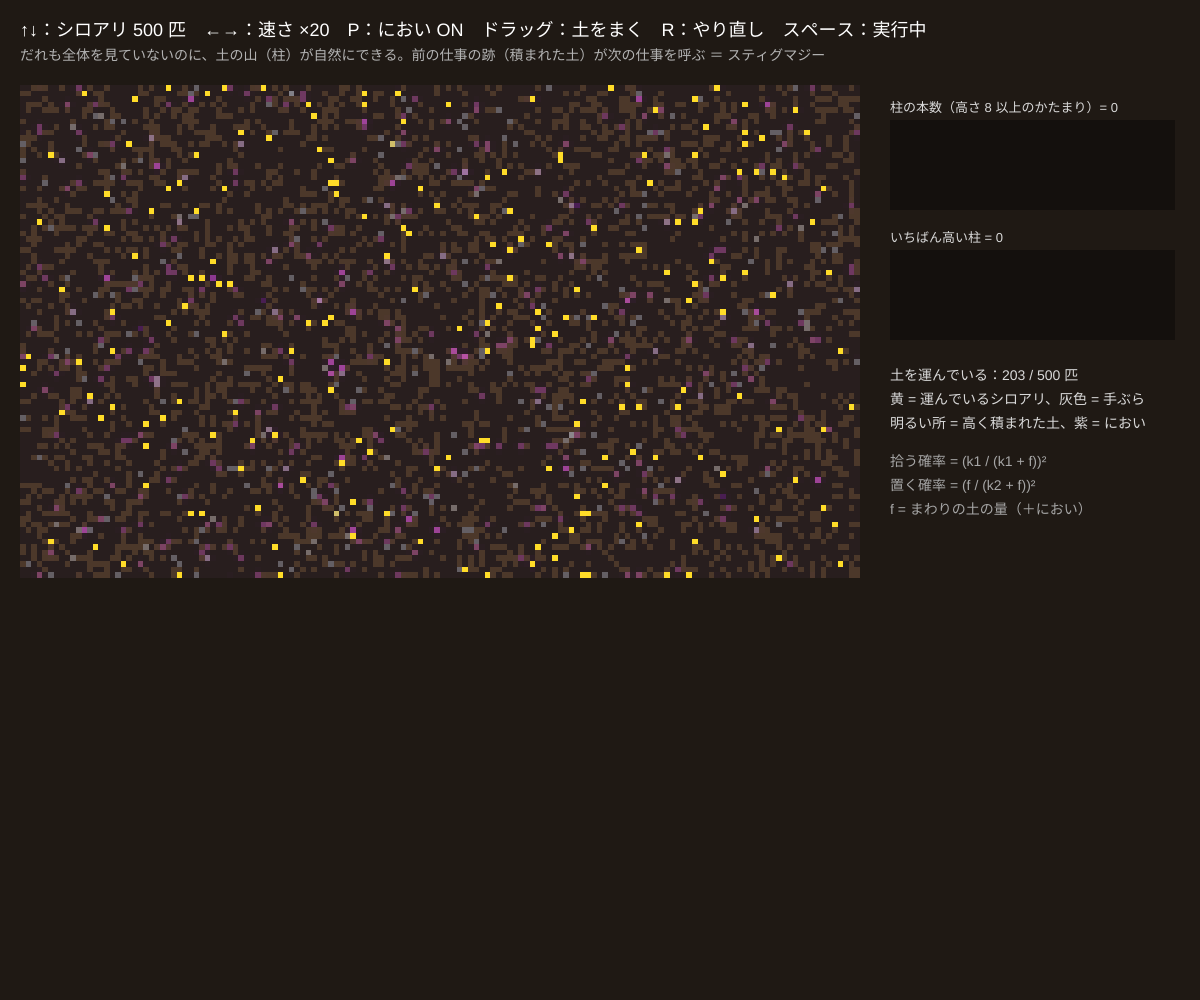
Frame 1 (no input)
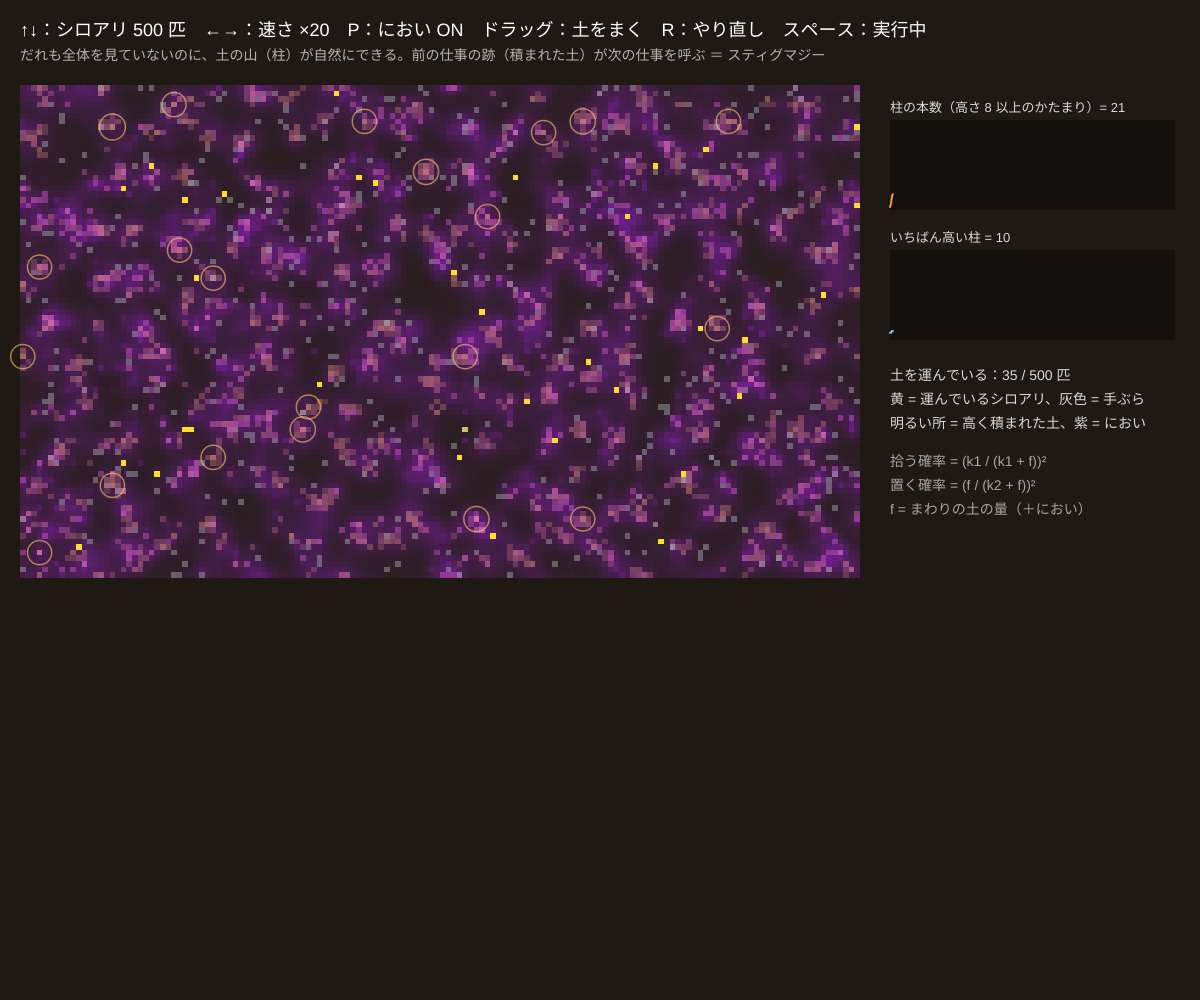
Frame 60 (no input)
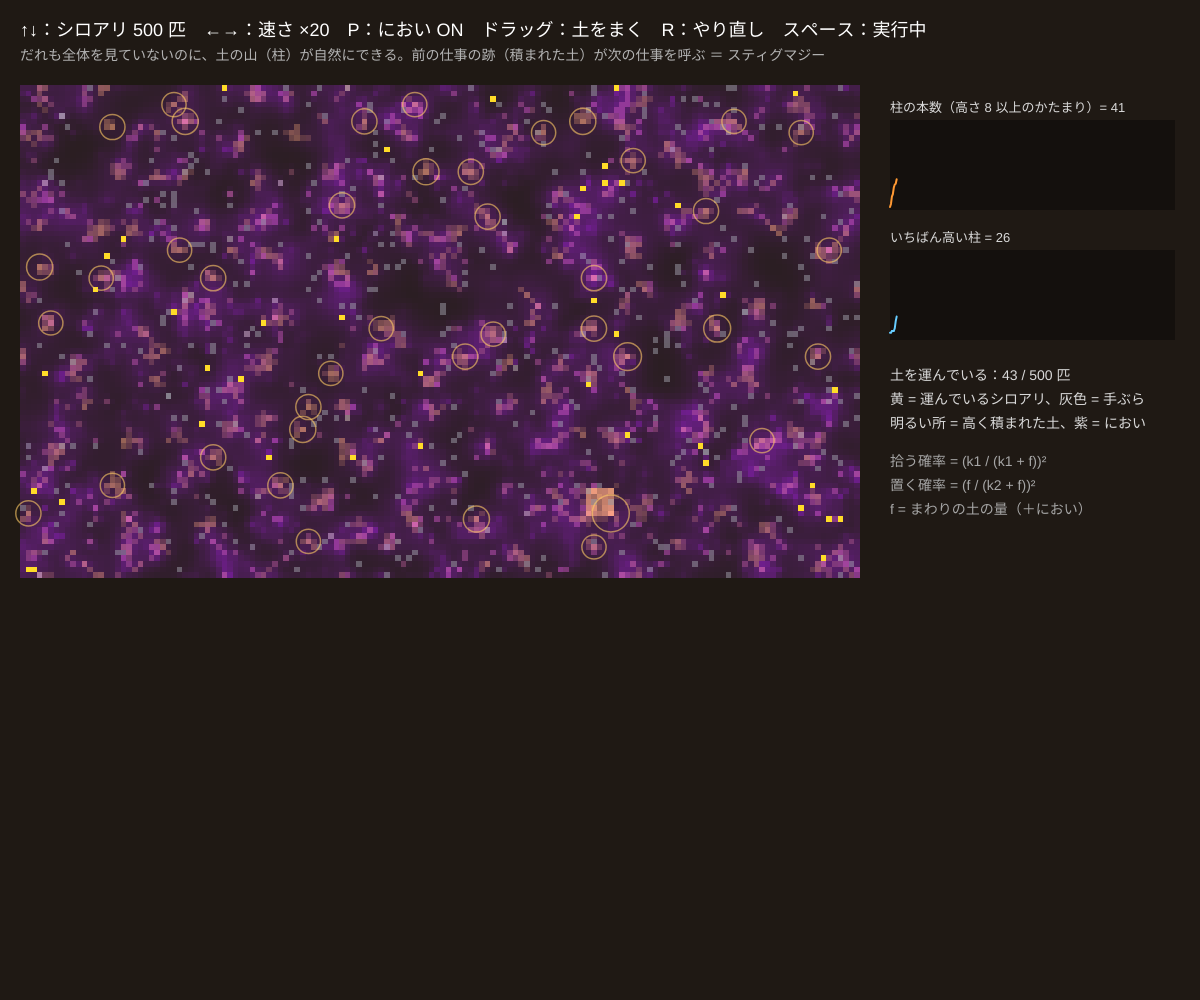
Frame 120 (the mouse pressed at the canvas centre since frame 60)

The p5.js sketch that drew these frames (run headless with seeded random() and noise() and a simulated clock; from frame 60 on, the mouse is pressed at the canvas centre):

// p5.js sketch
// ── sketch.js
// ============================================
// 08 シロアリの柱づくり ─ スティグマジー（環境を介した協調）
// シロアリは設計図を持たない。ランダムに歩き、「土の少ない所では拾い、土の多い所に置く」だけ
// 置いた土からはにおい（セメントフェロモン）が広がり、土を運ぶシロアリはにおいの濃い方へ歩く → 小山が育って柱になり、柱どうしは適度に離れる
// ↑↓ = シロアリの数 / ←→ = 速さ / P = におい ON/OFF / ドラッグ = 土をまく / R = やり直し / スペース = 一時停止
// ============================================

let GW = 150, GH = 88;           // ★ 格子の大きさ（マスの数）
let nTermites = 500;
let k1 = 0.4, k2 = 0.3;          // ★ 拾う・置くの感度（Deneubourg の式の定数）
let chem = 6;                    // ★ においへの引かれやすさ
let evap = 0.02, diffuse = 0.2;  // ★ においの蒸発と広がり
let soilRatio = 0.3;             // ★ 最初に土があるマスの割合
let pillarH = 8;                 // ★ この高さ以上を「柱」と数える
let stepsPerFrame = 20;
let usePher = true, paused = false;
let hgt, pher, tmp, termites = [];
let buf, pillarHist = [], maxHHist = [], pillarCount = 0, maxH = 0, peaks = [];
const DIRS = [[1, 0], [1, 1], [0, 1], [-1, 1], [-1, 0], [-1, -1], [0, -1], [1, -1]];

function setup() {
  createCanvas(windowWidth, windowHeight);
  colorMode(HSB, 360, 100, 100, 100);
  buf = createGraphics(GW, GH); buf.pixelDensity(1);
  resetWorld();
}

function resetWorld() {
  hgt = new Uint16Array(GW * GH); pher = new Float32Array(GW * GH); tmp = new Float32Array(GW * GH);
  for (let i = 0; i < GW * GH; i++) if (Math.random() < soilRatio) hgt[i] = 1;
  termites = [];
  for (let i = 0; i < nTermites; i++) termites.push({ x: Math.floor(Math.random() * GW), y: Math.floor(Math.random() * GH), d: Math.floor(Math.random() * 8), carry: false });
  pillarHist = []; maxHHist = [];
}
function idx(x, y) { return ((y + GH) % GH) * GW + ((x + GW) % GW); }
// まわり 3×3 の土の平均の高さ
function localSoil(x, y) { let s = 0; for (let dy = -1; dy <= 1; dy++) for (let dx = -1; dx <= 1; dx++) s += hgt[idx(x + dx, y + dy)]; return s / 9; }

// ★ シロアリ 1 匹の 1 歩
function termiteStep(t) {
  // 歩く：だいたいまっすぐ。土を運んでいるときは、においの濃い方を選びやすい
  let ws = [], total = 0;
  for (let k = 0; k < 8; k++) {
    let turn = Math.min((k - t.d + 8) % 8, (t.d - k + 8) % 8);
    let w = [8, 4, 1, 0.3, 0.1][turn];
    if (t.carry && usePher) w *= 1 + chem * pher[idx(t.x + DIRS[k][0], t.y + DIRS[k][1])];
    ws.push(w); total += w;
  }
  let r = Math.random() * total, k = 0;
  while (k < 7 && r > ws[k]) { r -= ws[k]; k++; }
  t.d = k; t.x = (t.x + DIRS[k][0] + GW) % GW; t.y = (t.y + DIRS[k][1] + GH) % GH;
  // 拾う・置く：f = まわりの土の量
  let i = idx(t.x, t.y), f = localSoil(t.x, t.y);
  if (!t.carry && hgt[i] > 0) {
    let pPick = Math.pow(k1 / (k1 + f), 2);               // 土が少ない所ほど拾いやすい
    if (Math.random() < pPick) { hgt[i]--; t.carry = true; }
  } else if (t.carry) {
    let g = f + (usePher ? pher[i] : 0);
    let pDrop = Math.pow(g / (k2 + g), 2);                 // 土（とにおい）が多い所ほど置きやすい
    if (Math.random() < pDrop * 0.5) { hgt[i] = Math.min(hgt[i] + 1, 60000); t.carry = false; pher[i] += 1; }
  }
}

// においを広げて、少しずつ消す
function updatePheromone() {
  for (let y = 0; y < GH; y++) for (let x = 0; x < GW; x++) {
    let i = y * GW + x;
    let avg = (pher[idx(x + 1, y)] + pher[idx(x - 1, y)] + pher[idx(x, y + 1)] + pher[idx(x, y - 1)]) / 4;
    tmp[i] = Math.min((pher[i] + diffuse * (avg - pher[i])) * (1 - evap), 50);
  }
  let s = pher; pher = tmp; tmp = s;
}

// 柱を数える：高さ pillarH 以上のマスのかたまりの数（つながったもの = 1 本）
function countPillars() {
  let seen = new Uint8Array(GW * GH), n = 0; maxH = 0; peaks = [];
  for (let i = 0; i < GW * GH; i++) {
    maxH = Math.max(maxH, hgt[i]);
    if (seen[i] || hgt[i] < pillarH) continue;
    n++;
    let stack = [i], top = i;
    seen[i] = 1;
    while (stack.length) {
      let c = stack.pop(), cx = c % GW, cy = Math.floor(c / GW);
      if (hgt[c] > hgt[top]) top = c;
      for (let [dx, dy] of DIRS) { let j = idx(cx + dx, cy + dy); if (!seen[j] && hgt[j] >= pillarH) { seen[j] = 1; stack.push(j); } }
    }
    peaks.push({ x: top % GW, y: Math.floor(top / GW), h: hgt[top] });   // 柱のてっぺん
  }
  return n;
}

function draw() {
  background(30, 35, 12);
  if (!paused) {
    for (let s = 0; s < stepsPerFrame; s++) for (let t of termites) termiteStep(t);
    if (usePher) updatePheromone();
  }
  if (mouseIsPressed) {
    let g = toGrid(mouseX, mouseY);
    if (g) for (let k = 0; k < 6; k++) hgt[idx(g.x + Math.floor(Math.random() * 5) - 2, g.y + Math.floor(Math.random() * 5) - 2)]++;
  }
  if (frameCount % 15 === 0) {
    pillarCount = countPillars();
    pillarHist.push(pillarCount); maxHHist.push(maxH);
    if (pillarHist.length > 300) { pillarHist.shift(); maxHHist.shift(); }
  }
  // ---- 土の高さ（明るさ）とにおい（紫）を画像にする
  buf.loadPixels();
  for (let i = 0; i < GW * GH; i++) {
    let h = Math.min(Math.sqrt(hgt[i] / 25), 1), p = Math.min(pher[i] * 0.6, 1);   // 高いほど明るい（√ で低い山も見える）
    buf.pixels[i * 4] = 40 + 180 * h + 70 * p; buf.pixels[i * 4 + 1] = 30 + 130 * h; buf.pixels[i * 4 + 2] = 30 + 60 * h + 110 * p; buf.pixels[i * 4 + 3] = 255;
  }
  for (let t of termites) {                                // シロアリ：運び中 = 黄、手ぶら = うすい灰色
    let i = (t.y * GW + t.x) * 4;
    if (t.carry) { buf.pixels[i] = 255; buf.pixels[i + 1] = 220; buf.pixels[i + 2] = 40; }
    else { buf.pixels[i] = (buf.pixels[i] + 160) / 2; buf.pixels[i + 1] = (buf.pixels[i + 1] + 160) / 2; buf.pixels[i + 2] = (buf.pixels[i + 2] + 170) / 2; }
  }
  buf.updatePixels();
  let a = area();
  noSmooth(); image(buf, a.x, a.y, a.w, a.h); smooth();
  noFill(); stroke(40, 60, 100, 60); strokeWeight(1.5);                  // 柱に輪（大きさ = 高さ）
  let kk = a.w / GW;
  for (let p of peaks) circle(a.x + (p.x + 0.5) * kk, a.y + (p.y + 0.5) * kk, kk * (1.5 + Math.sqrt(p.h)));

  // ---- 右：数字とグラフ
  let gx = a.x + a.w + 30, gw = width - gx - 25;
  drawPlot(pillarHist, gx, 120, gw, 90, 0, 120, color(30, 80, 100), '柱の本数（高さ ' + pillarH + ' 以上のかたまり）= ' + pillarCount);
  drawPlot(maxHHist, gx, 250, gw, 90, 0, 100, color(200, 60, 100), 'いちばん高い柱 = ' + maxH);
  let carrying = termites.filter((t) => t.carry).length;
  noStroke(); fill(0, 0, 85); textSize(14);
  text('土を運んでいる：' + carrying + ' / ' + termites.length + ' 匹', gx, 380);
  text('黄 = 運んでいるシロアリ、灰色 = 手ぶら', gx, 404);
  text('明るい所 = 高く積まれた土、紫 = におい', gx, 428);
  fill(0, 0, 65);
  text('拾う確率 = (k1 / (k1 + f))²', gx, 466);
  text('置く確率 = (f / (k2 + f))²', gx, 490);
  text('f = まわりの土の量（＋におい）', gx, 514);

  fill(0, 0, 100); textSize(18);
  text('↑↓：シロアリ ' + nTermites + ' 匹　←→：速さ ×' + stepsPerFrame + '　P：におい ' + (usePher ? 'ON' : 'OFF') + '　ドラッグ：土をまく　R：やり直し　スペース：' + (paused ? '停止中' : '実行中'), 20, 36);
  fill(0, 0, 70); textSize(14);
  text('だれも全体を見ていないのに、土の山（柱）が自然にできる。前の仕事の跡（積まれた土）が次の仕事を呼ぶ ＝ スティグマジー', 20, 60);
}

function keyPressed() {
  if (key === UP_ARROW) { nTermites = Math.min(nTermites + 100, 1500); resetWorld(); }
  if (key === DOWN_ARROW) { nTermites = Math.max(nTermites - 100, 100); resetWorld(); }
  if (key === RIGHT_ARROW) stepsPerFrame = Math.min(stepsPerFrame + 5, 60);
  if (key === LEFT_ARROW) stepsPerFrame = Math.max(stepsPerFrame - 5, 1);
  if (key === 'p' || key === 'P') usePher = !usePher;
  if (key === 'r' || key === 'R') resetWorld();
  if (key === ' ') paused = !paused;
}

// ---------- やってみよう ----------
// 1. P でにおいを OFF にすると？ 小山はできるが、柱のように高くはなりにくい。においが「ここに積め」の合図
// 2. k2 を 0.05 にすると少しの土でも置く → 小さな山がたくさん。k2 = 1 だと？
// 3. ドラッグで土をまいて「種」を作ると、そこに柱が育つ？ 柱と柱の間隔はにおいの広がり diffuse で変わる
// 4. 柱の本数のグラフは、最初に増えて、あとで減る。小さい山が大きい山に吸収されるから（勝者総取り）
// 5. 本物のシロアリの塚は高さ数メートル。1 匹 1 匹は数ミリなのに、どうやって「高さ」がそろうのだろう？

// ==================================================
// ここから下は「描くための道具」です
// ==================================================
function area() {
  let w = Math.min(width * 0.7, ((height - 110) * GW) / GH), h = (w * GH) / GW;
  return { x: 20, y: 85, w, h };
}
function toGrid(mx, my) {
  let a = area();
  if (mx < a.x || mx >= a.x + a.w || my < a.y || my >= a.y + a.h) return null;
  return { x: Math.floor(((mx - a.x) / a.w) * GW), y: Math.floor(((my - a.y) / a.h) * GH) };
}
function drawPlot(arr, x, y, w, h, lo, hi, c, title) {
  noStroke(); fill(0, 0, 0, 35); rect(x, y, w, h);
  fill(0, 0, 85); textSize(13); text(title, x, y - 8);
  if (arr.length < 2) return;
  noFill(); stroke(c); strokeWeight(2);
  beginShape();
  for (let i = 0; i < arr.length; i++) vertex(x + (i / 299) * w, y + h - constrain((arr[i] - lo) / (hi - lo), 0, 1) * h);
  endShape();
}
